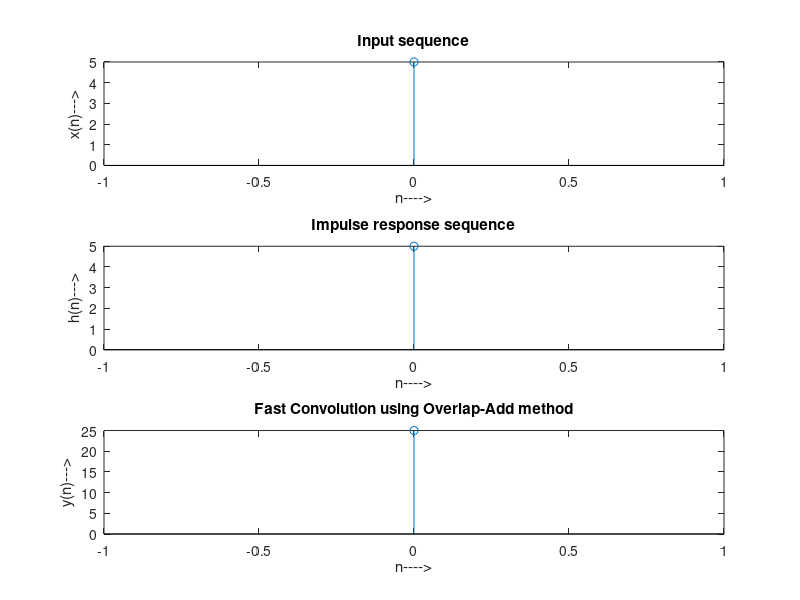

The MATLAB script that drew this image:
clear
clc
x=input('enter x:');
h=input('enter h:');
subplot(3,1,1);
stem(0:length(x)-1,x);
xlabel('n---->');
ylabel('x(n)--->');
title('Input sequence');
subplot(3,1,2);
stem(0:length(h)-1,h);
xlabel('n---->');
ylabel('h(n)--->');
title('Impulse response sequence');
display('The fast convolution result using overlap-add method is:')
y=fftfilt(h,x)
subplot(3,1,3);
stem(0:length(y)-1,y);
xlabel('n---->');
ylabel('y(n)--->');
title('Fast Convolution using Overlap-Add method');